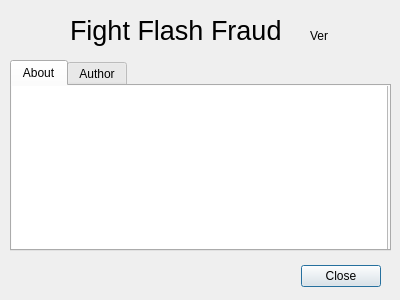
<?xml version="1.0" encoding="UTF-8"?>
<ui version="4.0">
 <class>HelpWindow</class>
 <widget class="QDialog" name="HelpWindow">
  <property name="geometry">
   <rect>
    <x>0</x>
    <y>0</y>
    <width>400</width>
    <height>300</height>
   </rect>
  </property>
  <property name="windowTitle">
   <string>Help</string>
  </property>
  <property name="windowIcon">
   <iconset resource="icon.qrc">
    <normaloff>:/icon/f3.png</normaloff>:/icon/f3.png</iconset>
  </property>
  <widget class="QDialogButtonBox" name="buttonBox">
   <property name="geometry">
    <rect>
     <x>20</x>
     <y>260</y>
     <width>361</width>
     <height>32</height>
    </rect>
   </property>
   <property name="orientation">
    <enum>Qt::Orientation::Horizontal</enum>
   </property>
   <property name="standardButtons">
    <set>QDialogButtonBox::StandardButton::Close</set>
   </property>
  </widget>
  <widget class="QLabel" name="labelIcon">
   <property name="geometry">
    <rect>
     <x>10</x>
     <y>0</y>
     <width>50</width>
     <height>50</height>
    </rect>
   </property>
   <property name="text">
    <string/>
   </property>
   <property name="pixmap">
    <pixmap resource="icon.qrc">:/icon/f3.png</pixmap>
   </property>
   <property name="scaledContents">
    <bool>true</bool>
   </property>
  </widget>
  <widget class="QLabel" name="labelTitle">
   <property name="geometry">
    <rect>
     <x>70</x>
     <y>10</y>
     <width>231</width>
     <height>41</height>
    </rect>
   </property>
   <property name="text">
    <string>&lt;html&gt;&lt;head/&gt;&lt;body&gt;&lt;p&gt;&lt;span style=&quot; font-size:20pt;&quot;&gt;Fight Flash Fraud&lt;/span&gt;&lt;/p&gt;&lt;/body&gt;&lt;/html&gt;</string>
   </property>
  </widget>
  <widget class="QTabWidget" name="tabWidget">
   <property name="geometry">
    <rect>
     <x>10</x>
     <y>60</y>
     <width>381</width>
     <height>191</height>
    </rect>
   </property>
   <property name="currentIndex">
    <number>0</number>
   </property>
   <widget class="QWidget" name="tab">
    <attribute name="title">
     <string>About</string>
    </attribute>
    <widget class="QTextBrowser" name="textAbout">
     <property name="geometry">
      <rect>
       <x>-5</x>
       <y>-5</y>
       <width>381</width>
       <height>171</height>
      </rect>
     </property>
    </widget>
   </widget>
   <widget class="QWidget" name="tab_2">
    <attribute name="title">
     <string>Author</string>
    </attribute>
    <widget class="QLabel" name="labelContact">
     <property name="geometry">
      <rect>
       <x>10</x>
       <y>0</y>
       <width>351</width>
       <height>161</height>
      </rect>
     </property>
     <property name="text">
      <string>Info...</string>
     </property>
     <property name="textFormat">
      <enum>Qt::TextFormat::RichText</enum>
     </property>
     <property name="wordWrap">
      <bool>true</bool>
     </property>
     <property name="openExternalLinks">
      <bool>true</bool>
     </property>
     <property name="textInteractionFlags">
      <set>Qt::TextInteractionFlag::LinksAccessibleByKeyboard|Qt::TextInteractionFlag::LinksAccessibleByMouse|Qt::TextInteractionFlag::TextBrowserInteraction|Qt::TextInteractionFlag::TextSelectableByKeyboard|Qt::TextInteractionFlag::TextSelectableByMouse</set>
     </property>
    </widget>
   </widget>
  </widget>
  <widget class="QLabel" name="labelVersion">
   <property name="geometry">
    <rect>
     <x>310</x>
     <y>20</y>
     <width>81</width>
     <height>31</height>
    </rect>
   </property>
   <property name="text">
    <string>Ver</string>
   </property>
  </widget>
 </widget>
 <resources>
  <include location="icon.qrc"/>
 </resources>
 <connections>
  <connection>
   <sender>buttonBox</sender>
   <signal>accepted()</signal>
   <receiver>HelpWindow</receiver>
   <slot>accept()</slot>
   <hints>
    <hint type="sourcelabel">
     <x>248</x>
     <y>254</y>
    </hint>
    <hint type="destinationlabel">
     <x>157</x>
     <y>274</y>
    </hint>
   </hints>
  </connection>
  <connection>
   <sender>buttonBox</sender>
   <signal>rejected()</signal>
   <receiver>HelpWindow</receiver>
   <slot>reject()</slot>
   <hints>
    <hint type="sourcelabel">
     <x>316</x>
     <y>260</y>
    </hint>
    <hint type="destinationlabel">
     <x>286</x>
     <y>274</y>
    </hint>
   </hints>
  </connection>
 </connections>
</ui>
